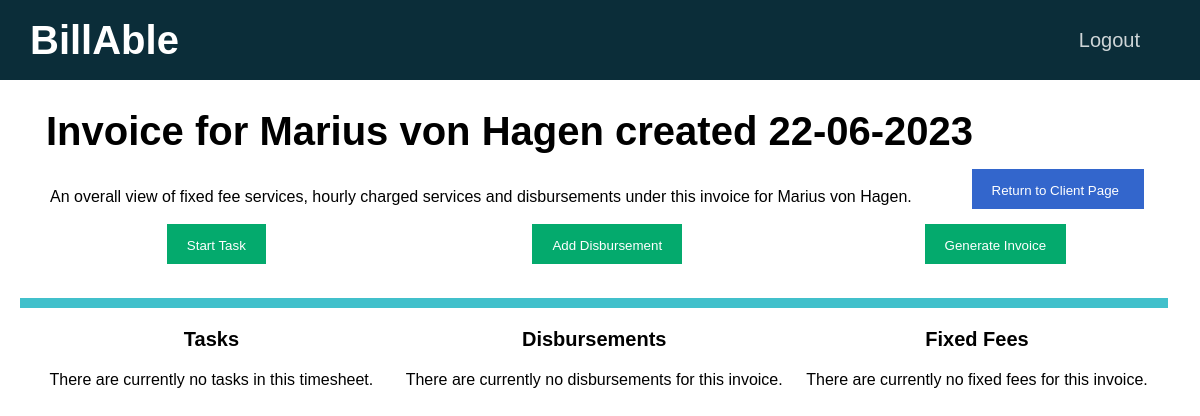
The page /invoices/31 (signed in) on the database as committed earlier.
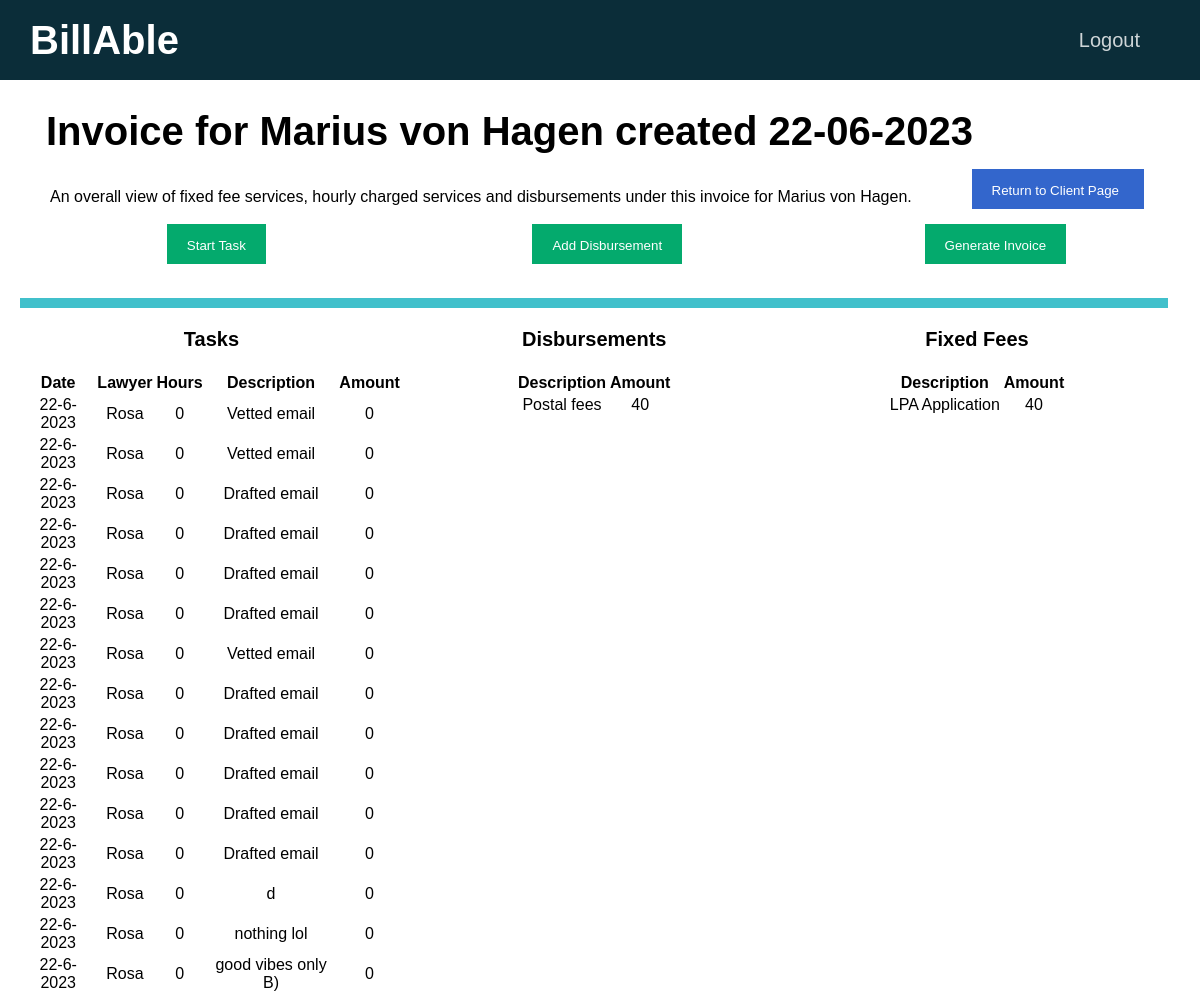
The same page on the database as committed later.
### tables this page shows
CREATE TABLE clients(id INTEGER PRIMARY KEY AUTOINCREMENT NOT NULL, name TEXT NOT NULL, email TEXT NOT NULL, in_progress INTEGER NOT NULL DEFAULT 0, payment_pending INTEGER NOT NULL DEFAULT 0, payment_received INTEGER NOT NULL DEFAULT 0, firm INTEGER NOT NULL DEFAULT 1);

CREATE TABLE timesheets(id INTEGER PRIMARY KEY AUTOINCREMENT NOT NULL, client_id INTEGER NOT NULL, status INTEGER NOT NULL, created DATETIME NOT NULL, firm INTEGER NOT NULL DEFAULT 1, FOREIGN KEY (client_id) REFERENCES clients(id), FOREIGN KEY (status) REFERENCES status_list(id));

CREATE TABLE tasks(id INTEGER PRIMARY KEY AUTOINCREMENT NOT NULL, user_id INTEGER NOT NULL, client_id INTEGER NOT NULL, timesheet_id INTEGER NOT NULL, datetime DATETIME NOT NULL, duration NUMERIC NOT NULL, description TEXT NOT NULL, amount NUMERIC NOT NULL, FOREIGN KEY (user_id) REFERENCES users(id), FOREIGN KEY (client_id) REFERENCES clients(id), FOREIGN KEY (timesheet_id) REFERENCES timesheets(id));

CREATE TABLE users (id INTEGER PRIMARY KEY AUTOINCREMENT NOT NULL, name TEXT NOT NULL, email TEXT NOT NULL, hash BLOB NOT NULL, rate NUMERIC NOT NULL DEFAULT (0), firm INTEGER NOT NULL DEFAULT 1);

CREATE TABLE disbursements (id INTEGER PRIMARY KEY AUTOINCREMENT NOT NULL, timesheet_id INTEGER NOT NULL, description TEXT NOT NULL, amount NUMERIC NOT NULL, FOREIGN KEY (timesheet_id) REFERENCES timesheets(id));

CREATE TABLE fixed_fees (id INTEGER PRIMARY KEY AUTOINCREMENT NOT NULL, description TEXT NOT NULL, amount NUMERIC NOT NULL, firm INTEGER NOT NULL DEFAULT 1);

### app.py (the view)
@app.route("/invoices/<id>", methods=["GET"])
@login_required
def timesheet(id):
    connection = sqlite3.connect("database.db")
    connection.row_factory = sqlite3.Row
    cursor = connection.cursor()
    timesheet = cursor.execute("SELECT * FROM timesheets WHERE id = ?", [id]).fetchone()
    client_id = timesheet["client_id"]
    user_id = session["user_id"]
    rel = cursor.execute("SELECT * FROM users_clients WHERE user_id = ? AND client_id = ?", [user_id, client_id]).fetchall()
    if len(rel) != 0:
        client = cursor.execute("SELECT * FROM clients WHERE id = ?", [client_id]).fetchone()
        rows = cursor.execute("SELECT * FROM tasks WHERE timesheet_id = ?", [id]).fetchall()
        tasks = []
        for row in rows:
            task = {}
            lawyer_info = cursor.execute("SELECT * FROM users WHERE id = ?", [row["user_id"]]).fetchone()
            task["lawyer"] = lawyer_info["name"]
            task["datetime"] = row["datetime"]
            task["description"] = row["description"]
            task["duration"] = row["duration"]
            task["amount"] = row["amount"]
            tasks.append(task)
        d_rows = cursor.execute("SELECT * FROM disbursements WHERE timesheet_id = ?", [id]).fetchall()
        disbursements = []
        for d_row in d_rows:
            disbursement = {}
            disbursement["description"] = d_row["description"]
            disbursement["amount"] = d_row["amount"]
            disbursements.append(disbursement)
        fixed_rows = cursor.execute("SELECT * FROM fixed_fee_charges WHERE timesheet_id = ?", [id]).fetchall()
        fixed_fees = []
        for fixed_row in fixed_rows:
            fixed_fee = {}
            fee_type = fixed_row["fixed_fee"]
            fixed_fee["description"] = cursor.execute("SELECT * FROM fixed_fees WHERE id = ?", [fee_type]).fetchone()["description"]
            fixed_fee["amount"] = fixed_row["amount"]
            fixed_fees.append(fixed_fee)
        connection.close()
        return render_template("timesheet.html", timesheet=timesheet, client=client, tasks=tasks,
                               disbursements=disbursements, fixed_fees=fixed_fees)
    else:
        return redirect(url_for("home"))

### helpers.py (called while the page is built)
def login_required(f):
    @wraps(f)
    def decorated_function(*args, **kwargs):
        if session.get("user_id") is None:
            return redirect("/login")
        return f(*args, **kwargs)
    return decorated_function

### templates/timesheet.html (shortened to what this page needs)
{% extends "layout.html" %}
{% block main %}
    <div class="container page-header" style="font-size: 40px;">
        <b> Invoice for {{ client["name"] }} created {{ timesheet["created"] }} </b>
        <span style="float: right;">
            <button type="button" class="option-button primarybtn" id="newFixedFeeModalOpen">
                <a href="{{ url_for('client', id=client['id']) }}" class="button-link">
                    Return to Client Page
                </a>
            </button>
        </span>
    </div>
    <p class="tagline">
        An overall view of fixed fee services, hourly charged services and disbursements
        under this invoice for {{ client["name"] }}.
    </p>
    {% if timesheet["status"] == 1 %}
        <div id="start-task-view" style="padding: 10px;">
            <div class="invoice-buttons">
                <button type="button" class="option-button successbtn" id="confirm-start">
                    Start Task
                </button>
                <button type="button" class="option-button successbtn" id="addDisbursementModalOpen">
                    Add Disbursement
                </button>
                <button type="button" class="option-button successbtn" id="generateInvoiceModalOpen">
                    Generate Invoice
                </button>
            </div>
        </div>
    {% endif %}
    <hr class="tab-bar">
    <div class="tables-container">
        <div class="tasks">
            <p class="table-title">
                <b>Tasks</b>
            </p>
            {% if tasks %}
                <table class="table">
                    <thead>
                        <tr>
                            <th scope="col">Date</th>
                            <th scope="col">Lawyer</th>
                            <th scope="col">Hours</th>
                            <th scope="col">Description</th>
                            <th scope="col">Amount</th>
                        </tr>
                    </thead>
                    <tbody>
                        {% for task in tasks %}
                            <tr>
                                <td>{{ task["datetime"] }}</td>
                                <td>{{ task["lawyer"] }}</td>
                                <td>{{ task["duration"] }}</td>
                                <td>{{ task["description"] }}</td>
                                <td>{{ task["amount"] }}</td>
                            </tr>
                        {% endfor %}
                    </tbody>
                </table>
            {% else %}
                There are currently no tasks in this timesheet.
            {% endif %}
        </div>
        <div class="disbursements">
            <p class="table-title">
                <b>Disbursements</b>
            </p>
            {% if disbursements %}
                <table class="table">
                    <thead>
                        <tr>
                            <th scope="col">Description</th>
                            <th scope="col">Amount</th>
                        </tr>
                    </thead>
                    <tbody>
                        {% for disbursement in disbursements %}
                            <tr>
                                <td>{{ disbursement["description"] }}</td>
                                <td>{{ disbursement["amount"] }}</td>
                            </tr>
                        {% endfor %}
                    </tbody>
                </table>
            {% else %}
                There are currently no disbursements for this invoice.
            {% endif %}
        </div>
        <div class="fixed_fees">
            <p class="table-title">
                <b>Fixed Fees</b>
            </p>
            {% if fixed_fees %}
                <table class="table">
                    <thead>
                        <tr>
                            <th scope="col">Description</th>
                            <th scope="col">Amount</th>
                        </tr>
                    </thead>
                    <tbody>
                        {% for fee in fixed_fees %}
                            <tr>
                                <td>{{ fee["description"] }}</td>
                                <td>{{ fee["amount"] }}</td>
                            </tr>
                        {% endfor %}
                    </tbody>
                </table>
            {% else %}
                There are currently no fixed fees for this invoice.
            {% endif %}
        </div>
    </div>
{% endblock %}

### templates/layout.html (shortened to what this page needs)
<!DOCTYPE html>
<html lang="en">
    <head>
        <link rel="stylesheet" href="{{ url_for('static', filename='styles.css') }}">
    </head>
    <body>
        <nav>
            <div>
                <a href="{{ url_for('home') }}" class="nav-logo nav-item">BillAble</a>
                {% if session["user_id"] %}
                    <a href="/logout" class="nav-item nav-link">Logout</a>
                {% endif %}
            </div>
        </nav>
        <main>
            {% block main %}
            {% endblock %}
        </main>
    </body>
</html>

### static/styles.css (style rules this page uses)
body { font-family: Arial, Helvetica, sans-serif; margin: 0; overflow-x: hidden; }
main { margin-left: 20px; margin-right: 20px; }
table { margin-left: auto; margin-right: auto; }
button { border: none; }
nav { background-color: #0b2d39; color: #fff; width: 100%; height: 80px; }
a { color: #3366cc; text-decoration: none }
.invoice-buttons { height: 30px; margin-bottom: 3%; }
.tasks { float:left; width: 33%; height: 100%; text-align: center; }
.disbursements { float:left; width: 33%; height: 100%; text-align: center; }
.fixed_fees { float:left; width: 33%; height: 100%; text-align: center; }
#generateInvoiceModalOpen { margin-left: 20%; }
#confirm-start { margin-left: 12%; margin-right: 15% }
#addDisbursementModalOpen { margin-left: 8%; }
.nav-logo { font-size: 40px; font-weight: bold; padding-left: 30px; line-height: 80px; }
.nav-item { color: #fff; list-style: none; }
.nav-link { font-size: 20px; line-height: 80px; float: right; margin-right: 60px; opacity: 0.8; }
.page-header { font-size: 50px; line-height: 50px; }
.tagline { margin-left: 30px; height: 10px; }
.table-title { font-size: 20px; }
.option-button { color: white; padding: 14px 20px; height: 40px; margin-left: 10px; margin-right: 10px; cursor: pointer; }
.tab-bar { background-color: #41c0cb; height: 10px; border: none; width: 99%; margin: 0; padding: 0; }
.button-link { color: #fff; margin-right: 5px; }
.successbtn { background-color: #04AA6D; }
.primarybtn { background-color: #3366cc; }
.container { margin: 10px; padding: 16px; align-items: center; }

Rows that differ between the two databases and show on the page:
added tasks: datetime "22-6-2023", description "Vetted email"
now on this page (row unchanged): users: lawyer "Rosa" "Rosa" "Rosa" "Rosa" "Rosa" "Rosa" "Rosa" "Rosa" "Rosa" "Rosa" "Rosa" "Rosa" "Rosa" "Rosa" "Rosa"
added tasks: datetime "22-6-2023", description "Vetted email"
added tasks: datetime "22-6-2023", description "Drafted email"
added tasks: datetime "22-6-2023", description "Drafted email"
added tasks: datetime "22-6-2023", description "Drafted email"
added tasks: datetime "22-6-2023", description "Drafted email"
added tasks: datetime "22-6-2023", description "Vetted email"
added tasks: datetime "22-6-2023", description "Drafted email"
added tasks: datetime "22-6-2023", description "Drafted email"
added tasks: datetime "22-6-2023", description "Drafted email"
added tasks: datetime "22-6-2023", description "Drafted email"
added tasks: datetime "22-6-2023", description "Drafted email"
added tasks: datetime "22-6-2023"
added tasks: datetime "22-6-2023", description "nothing lol"
added tasks: datetime "22-6-2023", description "good vibes only B)"
added disbursements: description "Postal fees", amount "40"
now on this page (row unchanged): fixed_fees: description "LPA Application", amount "40"
Other text that changed with them:
text no longer shown: "There are currently no tasks in this timesheet. There are currently no disbursements for this invoice. There are currently no fixed fees for this invoice."
text now shown: "Date Lawyer Hours Description Amount Description Amount Description Amount"
new list line: "0 0"
new list line: "0 d 0"
